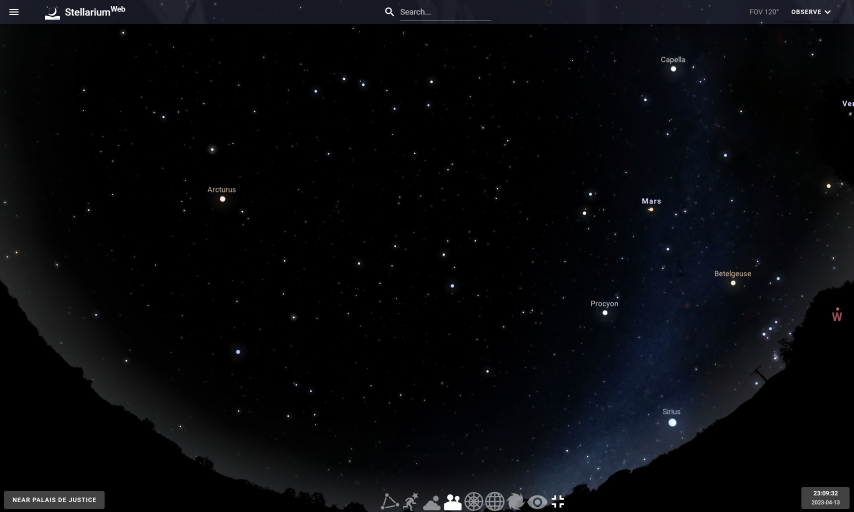
#> input picture constellations/leo/leo0.png, 2561 x 1536 px (shown at 1/3 size)
$ jupyter execute --allow-errors dataset_preprocessed.ipynb
#> lines starting #> are read from the running program, lines starting #| are printed output that depends on the picture; after the words box and inside, x2 and y2 are one past the last pixel; in counts of white or black regions, pixels touching at a corner belong together
## Import librairies

[cell 1]
import numpy as np
import cv2
import os
from PIL import Image
import matplotlib.pyplot as plt
import keras_ocr
import math

## Rognage

[cell 2]
image = cv2.imread('./constellations/leo/leo0.png')
#> image is the input picture: shape (1536, 2561, 3); mean B, G, R 11.3, 8.6, 7.5

[cell 3]
image.shape
#> Out = (1536, 2561, 3)

[cell 4]
try:
    os.mkdir('preprocessed_1')
except:
    pass

[cell 5]
def crop_img(number_picture:int, constellation_name:str):
#> called with number_picture = 46, constellation_name = 'leo'
    try:
        os.mkdir(f'preprocessed_1/{constellation_name}')
    except:
        pass
    y1=70
    y2=75
    x=0
    w=2561
    h=1536
    for x in range(0,number_picture,1):
        image = cv2.imread(f'./constellations/{constellation_name}/{constellation_name}{x}.png')
        crop = image[y1:-y2+h, x:x+w]
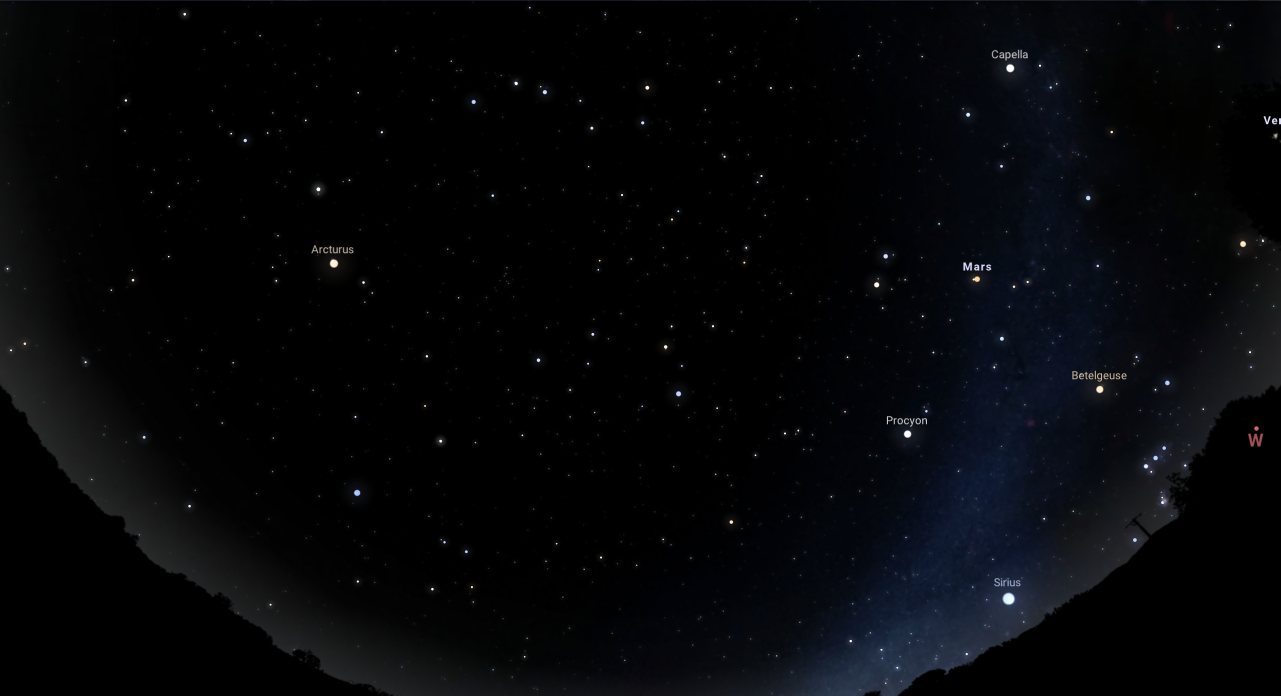
#> crop: shape (1391, 2561, 3) (shown at 1/2 size); mean B, G, R 8.7, 6.3, 5.2
        cv2.imwrite(f'./preprocessed_1/{constellation_name}/{constellation_name}{x}.png',crop)
#> pass 2 of the loop in crop_img, `for x in range(0,number_picture,1):`:
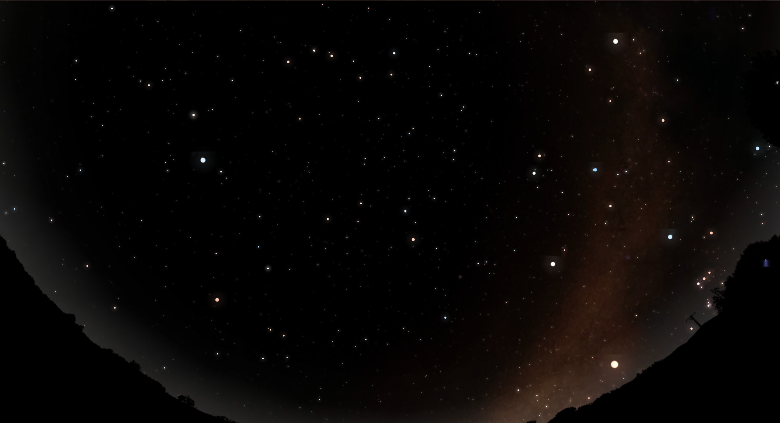
#> input picture preprocessed_1/leo/leo1.png, 780 x 423 px, found by its file name
#> in crop_img, image is the input picture: shape (423, 780, 3); mean B, G, R 5.1, 6.2, 8.6
#> in crop_img, `crop = image[y1:-y2+h, x:x+w]`:
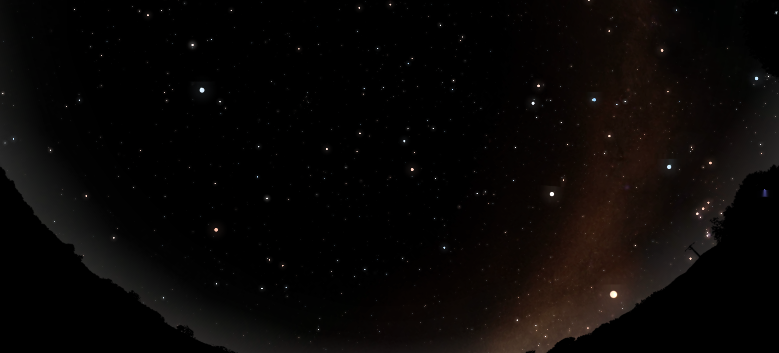
#> crop: shape (353, 779, 3); mean B, G, R 5.5, 6.7, 9.4

#> (a cell that did not finish here is left out)

#> (a cell that did not finish here is left out)


### Informations sur les coordonnées choisis pour rogner les images

y1 représente la valeur comprise entre la valeur maximale de l'axe x,y et la nouvelle valeur maximale de l'axe x,y.
y1 permet de rogner la hauteur haute de l'image.

y2 représente la valeur qui se situe entre l'origine de l'axe x,y et la valeur de la nouvelle origine de l'axe x,y.
y2 permet de rogner la hauteur basse de l'image.


Pour connaitre les nouvelles valeurs souhaitées (y1 et y2), il a fallu ouvrir une image du dataset sous le logiciel Paint.
Une fois ouverte, il a fallu activer le quadrillage et utiliser l'échelle pour connaître le nombre de pixels compris entre les valeurs d'origines et les valeurs souhaitées.
Les images étant toutes de la même dimension, il a ensuite fallu généraliser un unique rognage pour toutes les images.

## Suppression du texte + rezise

#> (a cell that did not finish here is left out)

[cell 9]
def midpoint(x1, y1, x2, y2):
    x_mid = int((x1 + x2)/2)
    y_mid = int((y1 + y2)/2)
    return (x_mid, y_mid)

#> (the rest of this cell did not finish here and is left out)

#> (a cell that did not finish here is left out)

#> (a cell that did not finish here is left out)

J'ai essayé d'utiliser tesseract mais la librairie est compliquée à installer (setting de path non mentionné, fichiers manquants) et par manque de temps, je vais utiliser keras-ocr qui ne pose pas de problème lors de l'installation car appartenant au framework keras et qui possède un tuto permettant de supprimer des mots sur une image.

## Convertion en noir et blanc

[cell 12]
try:
    os.mkdir('preprocessed_2')
except:
    pass

[cell 13]
def convert2gray(constellation_name:str, number_picture:int):
#> called with constellation_name = 'leo', number_picture = 46
    try:
        os.mkdir(f'preprocessed_2/{constellation_name}')
    except:
        pass
    # read image
    for x in range(0,number_picture,1):
        originalImage = cv2.imread(f'./preprocessed_1/{constellation_name}/{constellation_name}{x}.png')
        grayImage = cv2.cvtColor(originalImage, cv2.COLOR_BGR2GRAY)
        cv2.imwrite(f'./preprocessed_2/{constellation_name}/{constellation_name}{x}.png',grayImage)
#> pass 2 of the loop in convert2gray, `for x in range(0,number_picture,1):`:
#> grayImage: shape (353, 779)

#> (a cell that did not finish here is left out)

#> (a cell that did not finish here is left out)


## Star extraction

[cell 16]
try:
    os.mkdir('preprocessed_3')
except:
    pass

[cell 17]
def extract_star(constellation_name:str, number_picture:int):
#> called with constellation_name = 'leo', number_picture = 46
    try:
        os.mkdir(f'preprocessed_3/{constellation_name}')
    except:
        pass

    for x in range(0,number_picture,1):
        # reading image
        img = cv2.imread(f'./preprocessed_1/{constellation_name}/{constellation_name}{x}.png')

        # converting image into grayscale image
        gray = cv2.cvtColor(img, cv2.COLOR_BGR2GRAY)

        # setting threshold of gray image
        _, threshold = cv2.threshold(gray, 127, 255, cv2.THRESH_BINARY)
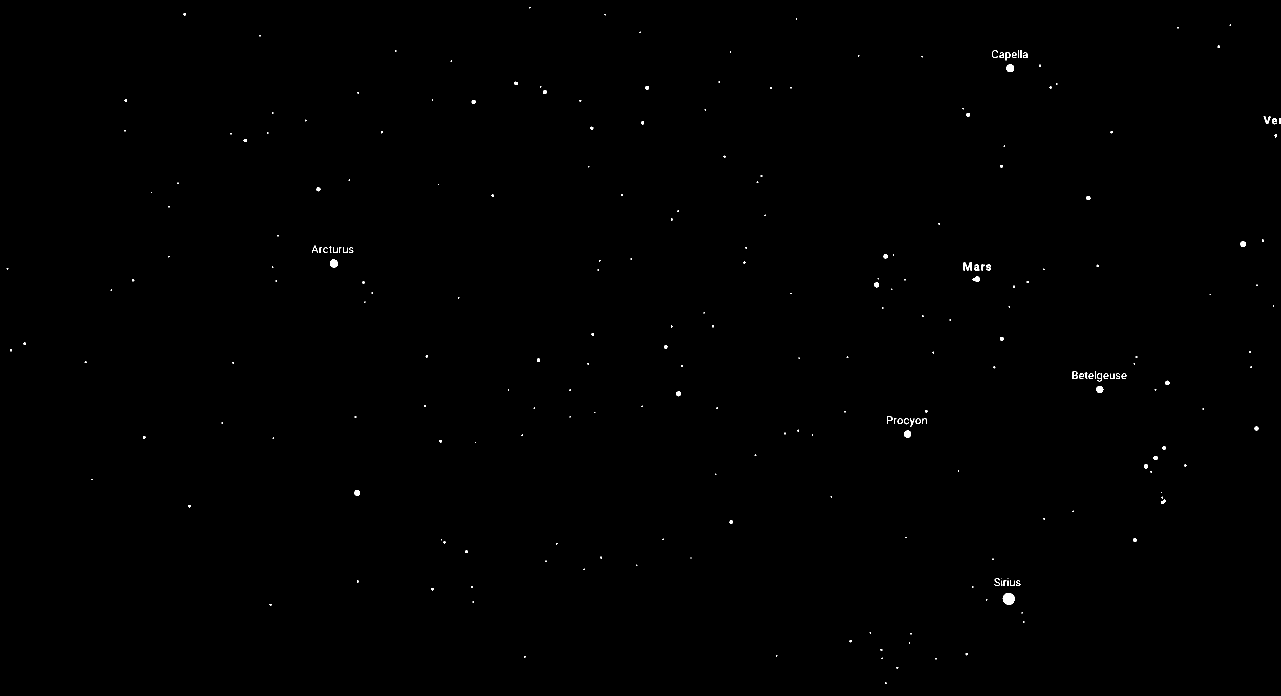
#> threshold: shape (1391, 2561) (shown at 1/2 size); 0.18% white; 250 white regions (162 under 20 px)

        # find contours
        contours, _ = cv2.findContours(threshold, cv2.RETR_TREE, cv2.CHAIN_APPROX_SIMPLE)
#> contours = 267 contours, 197 with area under 20; largest, box (x1, y1, x2, y2) and area: (2005, 1186, 2029, 1209) 404, (660, 519, 676, 535) 183, (2013, 129, 2028, 144) 170, (1808, 861, 1822, 875) 142, (2193, 772, 2207, 786) 136

        # create mask
        mask = np.zeros(img.shape[:2],np.uint8)

        # draw contours
        cv2.drawContours(mask, contours,-1, 255, -1)

        # crop mask
        dst = cv2.bitwise_and(img, img, mask=mask)
        cv2.imwrite(f'./preprocessed_3/{constellation_name}/{constellation_name}{x}.png',dst)
#> pass 2 of the loop in extract_star, `for x in range(0,number_picture,1):`:
#> in extract_star, `_, threshold = cv2.threshold(gray, 127, 255, cv2.THRESH_BINARY)`:
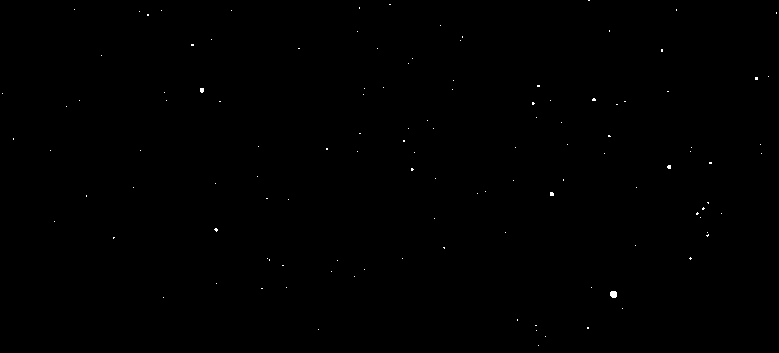
#> threshold: shape (353, 779); 0.12% white in thin lines or dots
#> contours = 119 contours, 118 with area under 20; largest, box (x1, y1, x2, y2) and area: (610, 291, 617, 298) 32
#> dst: shape (353, 779, 3)

#> (a cell that did not finish here is left out)

#> (a cell that did not finish here is left out)
